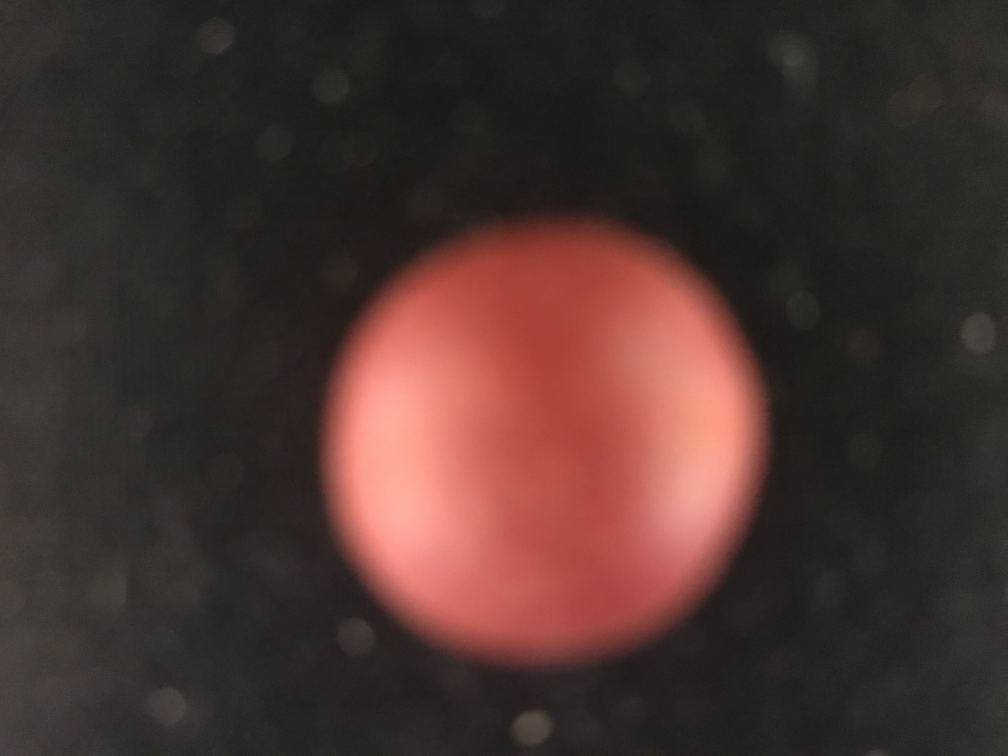
%> input picture Image Processing/Red.JPG, 4032 x 3024 px (shown at 1/4 size)
$ octave ImageTesting2Driver.m   (GNU Octave 9; MATLAB toolbox functions it lacks are replaced by stand-ins)
%> lines starting %> are read from the running program, lines starting %| are printed output that depends on the picture
clear all;close all;%Load all images and resize.
R=imread("Red.jpg");
RR=imread("R1.jpg");
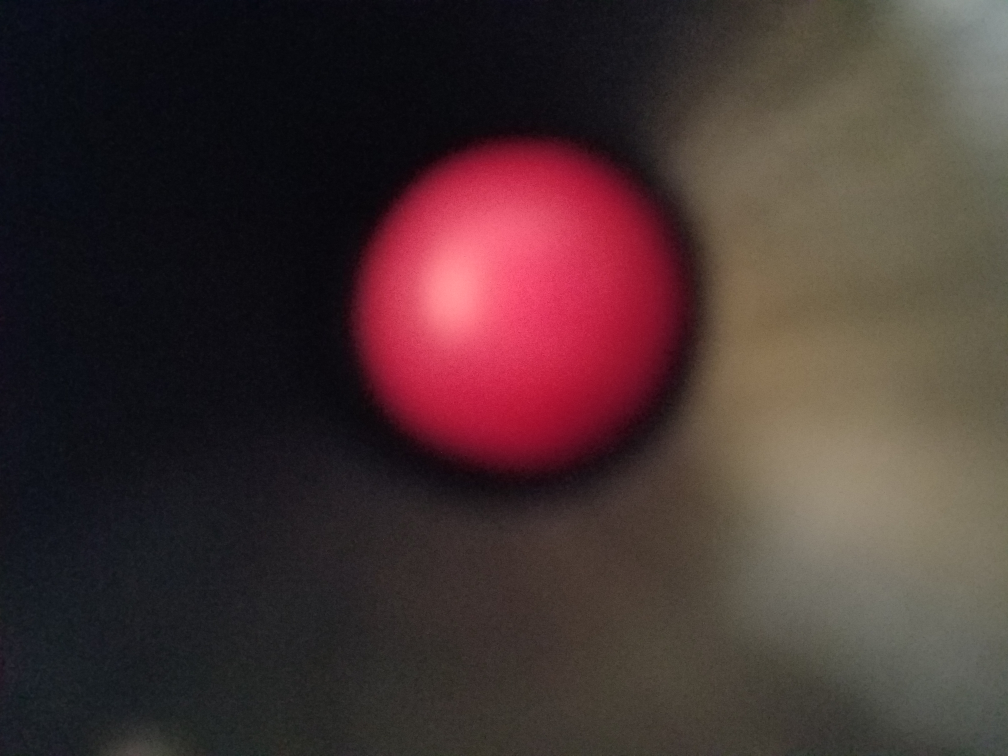
%> input picture Image Processing/R1.jpg, 4032 x 3024 px (shown at 1/4 size)
RRR=imread("R2.jpg");
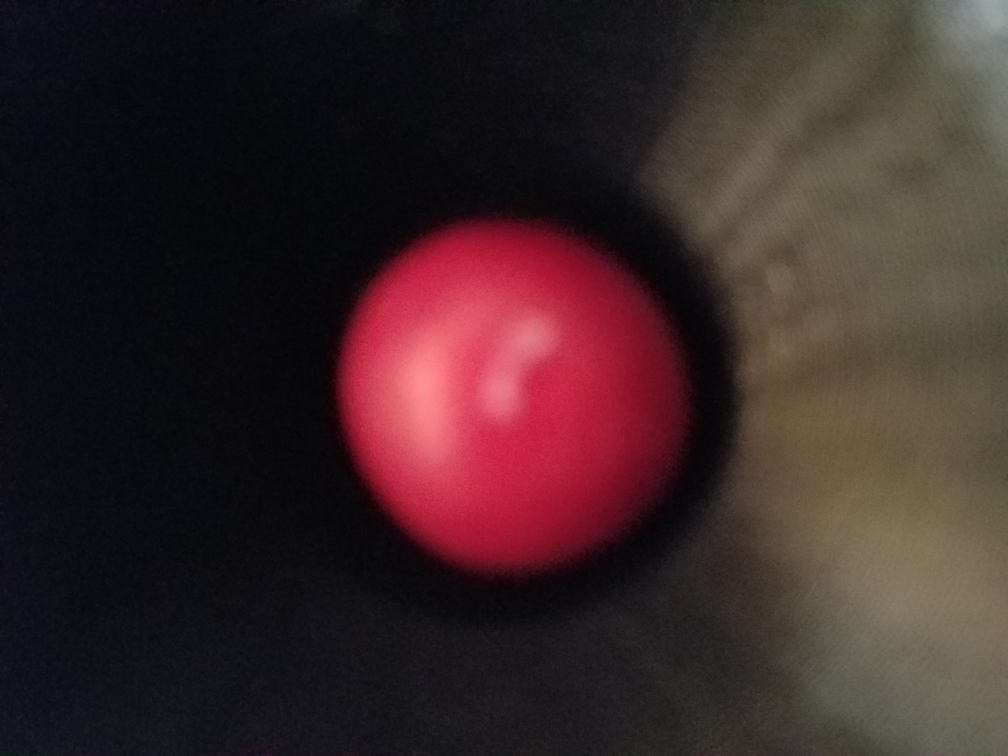
%> input picture Image Processing/R2.jpg, 4032 x 3024 px (shown at 1/4 size)
O=imread("Orange.jpg");
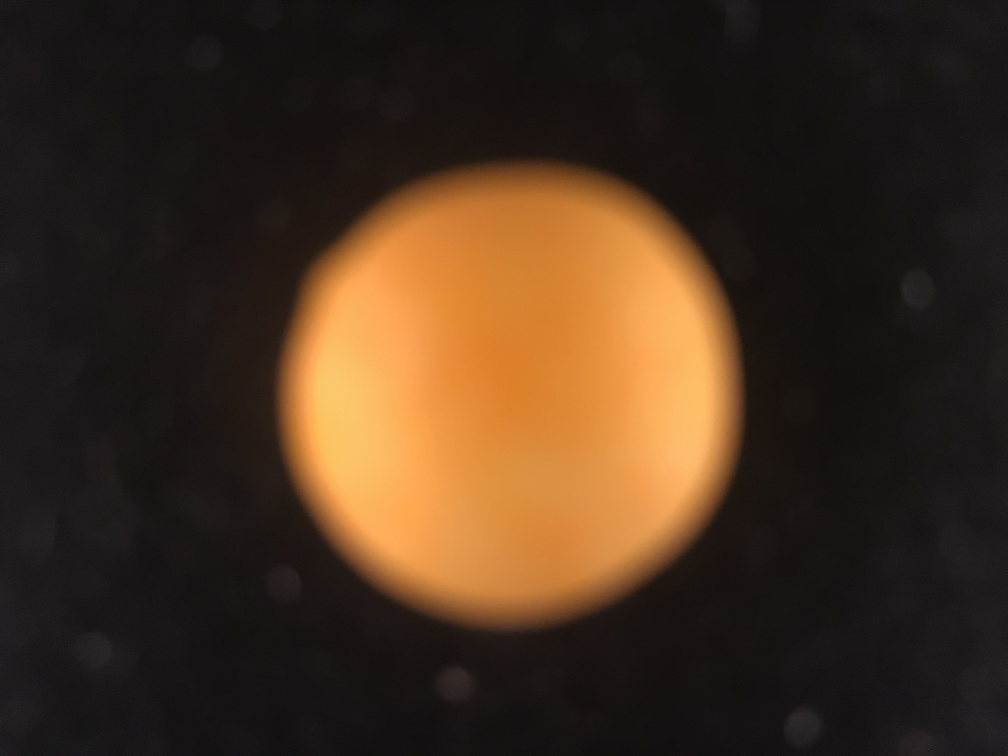
%> input picture Image Processing/Orange.JPG, 4032 x 3024 px (shown at 1/4 size)
OO=imread("O1.jpg");
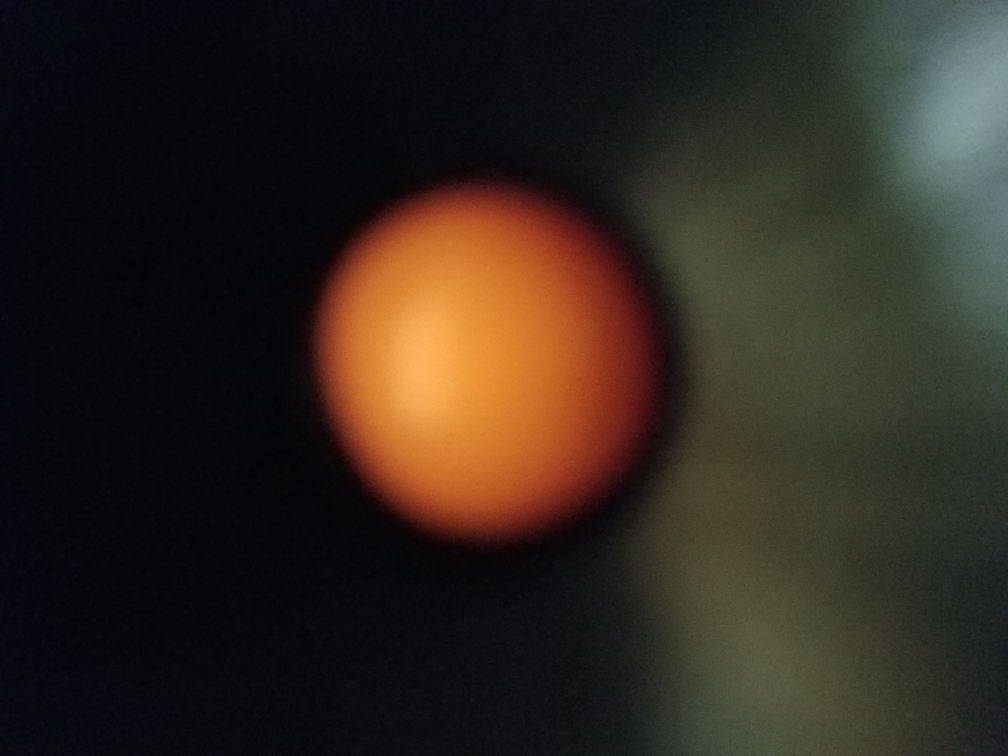
%> input picture Image Processing/O1.jpg, 4032 x 3024 px (shown at 1/4 size)
OOO=imread("O2.jpg");
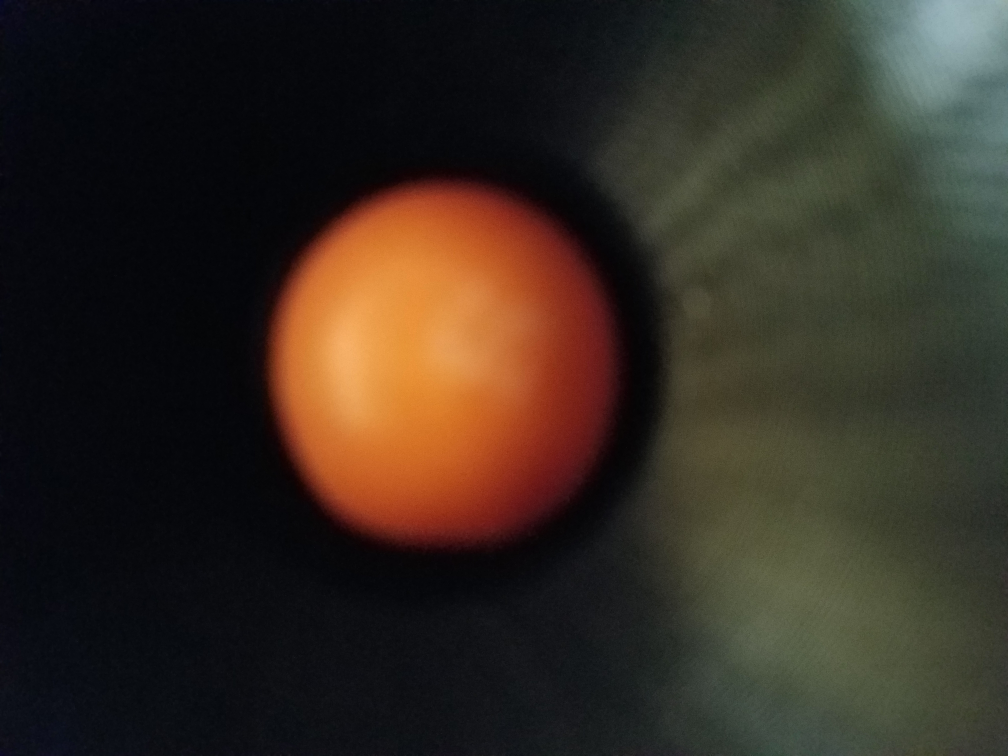
%> input picture Image Processing/O2.jpg, 4032 x 3024 px (shown at 1/4 size)
%> (the run ends here)
